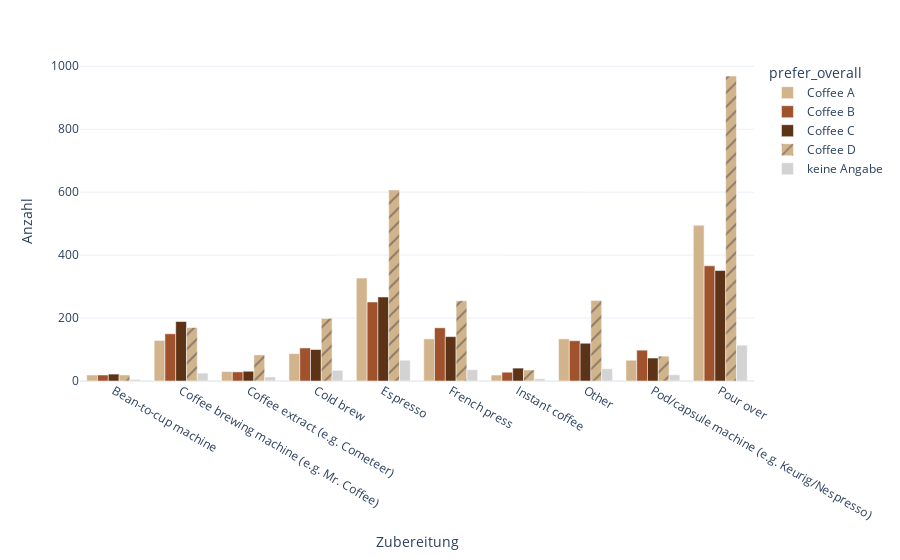

The notebook cell this image was saved under:
### Code cell
# Plot

fig = px.bar(df_cat_long, y="Anzahl", x="Zubereitung", color="prefer_overall", 
             pattern_shape="prefer_overall",
             color_discrete_map=c_map,
             pattern_shape_map=p_map,
             template="plotly_white",
             barmode="group",
             category_orders={"prefer_overall": coffee_order})
fig.update_layout(xaxis_title="Zubereitung", yaxis_title="Anzahl")

### Figure 1 — Plotly figure (JSON) as saved in the notebook; plotly's stock layout.template omitted (floating-point values rounded to 4 significant figures)
{"data": [{"alignmentgroup": "True", "hovertemplate": "prefer_overall=Coffee A<br>Zubereitung=%{x}<br>Anzahl=%{y}<extra></extra>", "legendgroup": "Coffee A", "marker": {"color": "#d2b48c", "pattern": {"shape": ""}}, "name": "Coffee A", "offsetgroup": "Coffee A", "orientation": "v", "showlegend": true, "textposition": "auto", "type": "bar", "x": ["Bean-to-cup machine", "Coffee brewing machine (e.g. Mr. Coffee)", "Coffee extract (e.g. Cometeer)", "Cold brew", "Espresso", "French press", "Instant coffee", "Other", "Pod/capsule machine (e.g. Keurig/Nespresso)", "Pour over"], "xaxis": "x", "y": [19, 129, 30, 87, 327, 134, 19, 134, 66, 495], "yaxis": "y"}, {"alignmentgroup": "True", "hovertemplate": "prefer_overall=Coffee B<br>Zubereitung=%{x}<br>Anzahl=%{y}<extra></extra>", "legendgroup": "Coffee B", "marker": {"color": "#a0522d", "pattern": {"shape": ""}}, "name": "Coffee B", "offsetgroup": "Coffee B", "orientation": "v", "showlegend": true, "textposition": "auto", "type": "bar", "x": ["Bean-to-cup machine", "Coffee brewing machine (e.g. Mr. Coffee)", "Coffee extract (e.g. Cometeer)", "Cold brew", "Espresso", "French press", "Instant coffee", "Other", "Pod/capsule machine (e.g. Keurig/Nespresso)", "Pour over"], "xaxis": "x", "y": [19, 150, 29, 105, 251, 169, 28, 128, 98, 366], "yaxis": "y"}, {"alignmentgroup": "True", "hovertemplate": "prefer_overall=Coffee C<br>Zubereitung=%{x}<br>Anzahl=%{y}<extra></extra>", "legendgroup": "Coffee C", "marker": {"color": "#5c3317", "pattern": {"shape": ""}}, "name": "Coffee C", "offsetgroup": "Coffee C", "orientation": "v", "showlegend": true, "textposition": "auto", "type": "bar", "x": ["Bean-to-cup machine", "Coffee brewing machine (e.g. Mr. Coffee)", "Coffee extract (e.g. Cometeer)", "Cold brew", "Espresso", "French press", "Instant coffee", "Other", "Pod/capsule machine (e.g. Keurig/Nespresso)", "Pour over"], "xaxis": "x", "y": [22, 189, 31, 100, 267, 141, 41, 120, 73, 351], "yaxis": "y"}, {"alignmentgroup": "True", "hovertemplate": "prefer_overall=Coffee D<br>Zubereitung=%{x}<br>Anzahl=%{y}<extra></extra>", "legendgroup": "Coffee D", "marker": {"color": "#d2b48c", "pattern": {"shape": "/"}}, "name": "Coffee D", "offsetgroup": "Coffee D", "orientation": "v", "showlegend": true, "textposition": "auto", "type": "bar", "x": ["Bean-to-cup machine", "Coffee brewing machine (e.g. Mr. Coffee)", "Coffee extract (e.g. Cometeer)", "Cold brew", "Espresso", "French press", "Instant coffee", "Other", "Pod/capsule machine (e.g. Keurig/Nespresso)", "Pour over"], "xaxis": "x", "y": [19, 170, 83, 199, 607, 255, 35, 256, 79, 969], "yaxis": "y"}, {"alignmentgroup": "True", "hovertemplate": "prefer_overall=keine Angabe<br>Zubereitung=%{x}<br>Anzahl=%{y}<extra></extra>", "legendgroup": "keine Angabe", "marker": {"color": "#d3d3d3", "pattern": {"shape": ""}}, "name": "keine Angabe", "offsetgroup": "keine Angabe", "orientation": "v", "showlegend": true, "textposition": "auto", "type": "bar", "x": ["Bean-to-cup machine", "Coffee brewing machine (e.g. Mr. Coffee)", "Coffee extract (e.g. Cometeer)", "Cold brew", "Espresso", "French press", "Instant coffee", "Other", "Pod/capsule machine (e.g. Keurig/Nespresso)", "Pour over"], "xaxis": "x", "y": [5, 25, 13, 34, 66, 36, 7, 39, 20, 114], "yaxis": "y"}], "layout": {"barmode": "group", "legend": {"title": {"text": "prefer_overall"}, "tracegroupgap": 0}, "margin": {"t": 60}, "xaxis": {"anchor": "y", "domain": [0, 1], "title": {"text": "Zubereitung"}}, "yaxis": {"anchor": "x", "domain": [0, 1], "title": {"text": "Anzahl"}}}}
